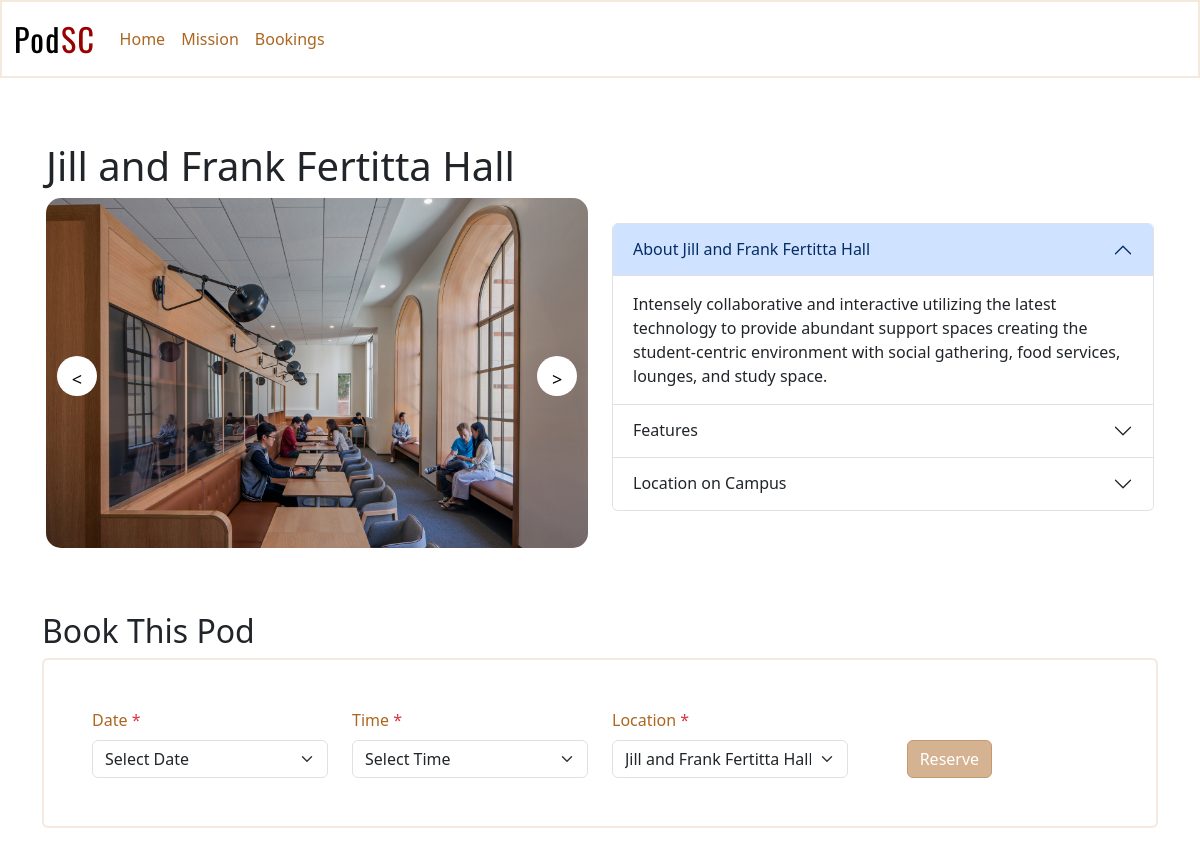
/pod.php?libraryID=4, run on the app's committed database.
### tables this page shows
CREATE TABLE `library` (
  `id` int(11) NOT NULL,
  `libraryName` varchar(255) DEFAULT NULL,
  `numOfPods` int(11) DEFAULT NULL,
  `description` text,
  `location` varchar(255) DEFAULT NULL,
  `libraryFeatures` int(11) DEFAULT NULL,
  `picture` text,
  `picture4` text,
  `picture3` text,
  `picture2` text
);

### pod.php (the view, shortened to what this page needs)
<?php
$host = "304.itpwebdev.com";
$user = "itp460_team3";
$pass = 'u$cItp2023';
$db = 'itp460_team3';
$mysqli = new mysqli($host, $user, $pass, $db);
$sql = "SELECT library.id, libraryName, description, location, feature, picture, picture2, picture3, picture4
            FROM library
              LEFT JOIN library_features
                ON library.libraryFeatures = library_features.id
              LEFT JOIN features
                ON library.libraryFeatures = features.id";
if (isset($_GET['libraryID']) && trim($_GET['libraryID']) != '') {
  $libraryID = $_GET['libraryID'];
  $sql = $sql . " WHERE library.id = $libraryID";
}
$sql = $sql . ";";
$results_library = $mysqli->query($sql);
$libraryName = '';
$description = '';
while ($row = mysqli_fetch_array($results_library)) {
  $libraryName = ($row['libraryName']);
  $description = ($row['description']);
  $picture = ($row['picture']);
}
?>
<!DOCTYPE html>
<html lang="en">
<head>
  <link href="https://cdn.jsdelivr.net/npm/bootstrap@5.3.0-alpha1/dist/css/bootstrap.min.css" rel="stylesheet">
  <link rel="stylesheet" href="/styles.css">
</head>
<body>
  <nav class="navbar navbar-expand-lg primary-container">
    <div class="container-fluid">
      <a class="navbar-brand logo" href="index.php">Pod<span class="logo-USC">SC</span></a>
      <div class="collapse navbar-collapse" id="navbarNav">
        <ul class="navbar-nav">
          <li class="nav-item">
            <a class="nav-link" aria-current="page" href="index.php">Home</a>
          </li>
          <li class="nav-item">
            <a class="nav-link" href="mission.php">Mission</a>
          </li>
          <li class="nav-item">
            <a class="nav-link" href="bookings.php">Bookings</a>
          </li>
        </ul>
      </div>
    </div>
  </nav>
  <main>
    <div class="container mt-5 p-3">
      <h1><?php echo $libraryName ?></h1>
      <div class="row">
        <div class="col-sm-6">
        <div class="slider">
          <div class="slide">
           <img src="images/<?php echo $picture ?>"alt="" />
          </div>
          <button class="btn-slider btn-next">></button>
          <button class="btn-slider btn-prev"><</button>
        </div>
       </div>
        <div class="col-sm-6">
          <div class="accordion" id="accordionExample">
            <div class="accordion-item">
              <h2 class="accordion-header" id="headingOne">
                <button class="accordion-button" type="button" data-bs-toggle="collapse" data-bs-target="#collapseOne" aria-expanded="true" aria-controls="collapseOne">
                  About <?php echo $libraryName ?>
                </button>
              </h2>
              <div id="collapseOne" class="accordion-collapse collapse show" aria-labelledby="headingOne" data-bs-parent="#accordionExample">
                <div class="accordion-body">
                  <?php echo $description ?>
                </div>
              </div>
            </div>
            <div class="accordion-item">
              <h2 class="accordion-header" id="headingTwo">
                <button class="accordion-button collapsed" type="button" data-bs-toggle="collapse" data-bs-target="#collapseTwo" aria-expanded="false" aria-controls="collapseTwo">
                  Features
                </button>
              </h2>
            </div>
            <div class="accordion-item">
              <h2 class="accordion-header" id="headingThree">
                <button class="accordion-button collapsed" type="button" data-bs-toggle="collapse" data-bs-target="#collapseThree" aria-expanded="false" aria-controls="collapseThree">
                  Location on Campus
                </button>
              </h2>
            </div>
          </div>
        </div>
      </div>
    </div>
    <div class="container py-5">
      <h2>Book This Pod</h2>
      <div class="primary-container rounded p-5">
        <form action="book.php" method="POST">
          <div class="row">
            <div class="col-3">
              <label for="select-date" class="form-label">
                Date <span class="text-danger">*</span>
              </label>
              <select class="form-select col-3" id="select-date" name="date" aria-label="Default select example">
                <option value="" selected>Select Date</option>
              </select>
            </div>
            <div class="col-3">
              <label for="select-time" class="form-label">
                Time <span class="text-danger">*</span>
              </label>
              <select class="form-select col-3" id="select-time" name="time" aria-label="Default select example">
                <option value="" selected>Select Time</option>
              </select>
            </div>
            <div class="col-3">
              <label for="select-location" class="form-label">Location <span class="text-danger">*</span>
              </label>
              <select name="libraryID" class="form-select col-3" id="select-location" aria-label="Default select example">
                <option value="<?php echo $libraryID ?>" selected><?php echo $libraryName ?></option>
              </select>
            </div>
            <div class="col-2" id="search-btn-div">
              <button type="submit" class="btn bottom btn-primary">Reserve</button>
            </div>
          </div>
        </form>
      </div>
    </div>
  </main>
</body>
</html>

### styles.css (style rules this page uses)
:root { --primary-text: #824101; --secondary-text: #ac6620; --primary-container-border: ##f4e9dc; --misc-primary: #d5b392; --misc-primary-border:#c59a6f; --misc-secondary: #e4c2a3; --misc-secondary-border: #C5A586; --cardinal: #990000; }
.primary-container { background-color: #ffffff; border: 2px solid #f4e9dc; }
#search-btn-div { position:relative; }
.bottom { position: absolute; bottom: 0px; margin-left: 20%; }
img { max-width:100%; max-height:100%; }
a { all: unset; }
.logo { font-size:32px; font-family: 'Oswald', sans-serif; letter-spacing:1.5px; }
.logo-USC { color: var(--cardinal); }
.btn-primary { background-color: var(--misc-primary); border-color: var(--misc-primary-border); }
.nav-link { color: var(--secondary-text); font-weight:500; }
label { color: var(--secondary-text); font-weight:450; }

### pod.php (style rules this page uses)
#accordionExample { padding-top: 25px; }
.slider { width: 100%; max-width: 800px; height: 350px; position: relative; overflow: hidden; border-radius: 15px; }
.slide { width: 100%; max-width: 800px; height: 350px; position: absolute; transition: all 0.5s; }
.slide img { width: 100%; height: 100%; object-fit: cover; }
.btn-slider { position: absolute; width: 40px; height: 40px; padding: 10px; border: none; border-radius: 50%; z-index: 10px; cursor: pointer; background-color: #fff; font-size: 18px; }
.btn-prev { top: 45%; left: 2%; }
.btn-next { top: 45%; right: 2%; }

### data on the page
library: libraryName "Jill and Frank Fertitta Hall", picture (picture), description "Intensely collaborative and interactive utilizing the latest technology to provide abundant support spaces creating the student-centric environment with social gathering, food services, lounges, and study space.", libraryID "Jill and Frank Fertitta Hall"
